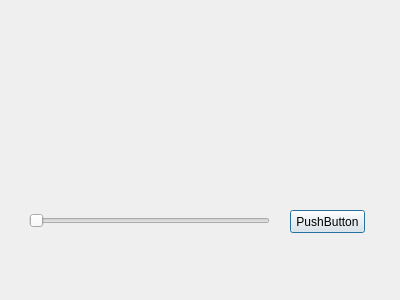
<?xml version="1.0" encoding="UTF-8"?>
<ui version="4.0">
 <class>AnalisisGraficos</class>
 <widget class="QDialog" name="AnalisisGraficos">
  <property name="geometry">
   <rect>
    <x>0</x>
    <y>0</y>
    <width>400</width>
    <height>300</height>
   </rect>
  </property>
  <property name="windowTitle">
   <string>Dialog</string>
  </property>
  <widget class="QxtSpanSlider" name="horizontalSlider">
   <property name="geometry">
    <rect>
     <x>29</x>
     <y>210</y>
     <width>241</width>
     <height>22</height>
    </rect>
   </property>
   <property name="orientation">
    <enum>Qt::Horizontal</enum>
   </property>
  </widget>
  <widget class="QPushButton" name="pushButtonAjustarRangos">
   <property name="geometry">
    <rect>
     <x>290</x>
     <y>210</y>
     <width>75</width>
     <height>23</height>
    </rect>
   </property>
   <property name="text">
    <string>PushButton</string>
   </property>
  </widget>
 </widget>
 <customwidgets>
  <customwidget>
   <class>QxtSpanSlider</class>
   <extends>QSlider</extends>
   <header>qxtspanslider.h</header>
  </customwidget>
 </customwidgets>
 <resources/>
 <connections/>
</ui>
